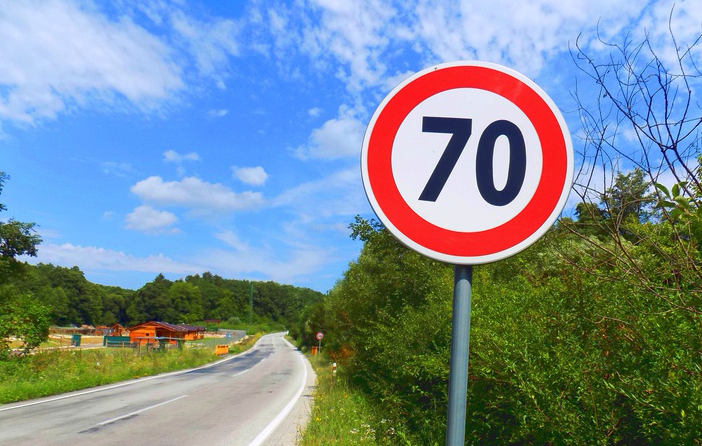
//> input picture Tutorial/DLIP_Tutorial_edge/TrafficSign1.png, 1404 x 892 px (shown at 1/2 size)
$ ./DLIP_Tutorial_edge   (built with g++ and OpenCV 4)
//> lines starting //> are read from the running program, lines starting //| are printed output that depends on the picture; after the words box and inside, x2 and y2 are one past the last pixel; in counts of white or black regions, pixels touching at a corner belong together
#include <opencv2/opencv.hpp>
#include <iostream>

using namespace cv;
using namespace std;

// 원본/전처리 이미지
Mat src1, src2;
Mat gray1, gray2;

// 결과 출력용
Mat display1, display2;

// 창 이름
const string WIN_TRAFFIC = "TrafficSign";
const string WIN_EYE = "EyePupil";

// TrafficSign용 HoughCircles 파라미터
int dp1_x10 = 10;      // 실제 dp = dp1_x10 / 10.0
int minDist1 = 50;
int param1_1 = 150;
int param2_1 = 40;
int minRadius1 = 50;
int maxRadius1 = 200;

// EyePupil용 HoughCircles 파라미터 (홍채 탐지용으로 사용)
int dp2_x10 = 20;      // 초기값 세팅
int minDist2 = 380;
int param1_2 = 106;
int param2_2 = 4;
int minRadius2 = 30;
int maxRadius2 = 100;

void detectAndShowTraffic(int, void*)
{
    if (src1.empty() || gray1.empty()) return;

    Mat blurred;
    GaussianBlur(gray1, blurred, Size(9, 9), 2, 2);

    vector<Vec3f> circles1;

    double dp = max(dp1_x10, 1) / 10.0;
    int minD = max(minDist1, 1);
    int p1 = max(param1_1, 1);
    int p2 = max(param2_1, 1);
    int minR = min(minRadius1, maxRadius1);
    int maxR = max(minRadius1, maxRadius1);

    HoughCircles(
        blurred,
        circles1,
        HOUGH_GRADIENT,
        dp, minD, p1, p2, minR, maxR
    );

    display1 = src1.clone();

    for (size_t i = 0; i < circles1.size(); i++)
    {
        Point center(cvRound(circles1[i][0]), cvRound(circles1[i][1]));
        int radius = cvRound(circles1[i][2]);

        // 중심점은 초록색
        circle(display1, center, 3, Scalar(0, 255, 0), -1, LINE_AA);
        // 표지판 테두리는 눈에 잘 띄게 노란색(0, 255, 255), 두께 4로 변경
        circle(display1, center, radius, Scalar(0, 255, 255), 4, LINE_AA);
    }

    putText(display1,
        format("dp=%.1f minDist=%d p1=%d p2=%d minR=%d maxR=%d",
            dp, minD, p1, p2, minR, maxR),
        Point(10, 30), FONT_HERSHEY_SIMPLEX, 0.7, Scalar(0, 255, 255), 2);

    putText(display1,
        format("Traffic Signs = %d", (int)circles1.size()),
        Point(10, 60), FONT_HERSHEY_SIMPLEX, 0.7, Scalar(0, 255, 255), 2);

    imshow(WIN_TRAFFIC, display1);
}

void detectAndShowEye(int, void*)
{
    if (src2.empty() || gray2.empty()) return;

    Mat blurred;
    GaussianBlur(gray2, blurred, Size(9, 9), 2, 2);

    display2 = src2.clone();

    // ---------------------------------------------------------
    // 1. 동공 (Pupil) 탐지 - 캡처화면에서 찾은 파라미터 고정 적용
    // ---------------------------------------------------------
    vector<Vec3f> pupils;
    HoughCircles(
        blurred, pupils, HOUGH_GRADIENT,
        2.0,    // dp
        380,    // minDist
        106,    // param1
        4,      // param2
        4,      // minRadius (작은 원)
        25      // maxRadius
    );

    for (size_t i = 0; i < pupils.size(); i++)
    {
        Point center(cvRound(pupils[i][0]), cvRound(pupils[i][1]));
        int radius = cvRound(pupils[i][2]);
        // 동공은 빨간색 테두리로 그리기
        circle(display2, center, 2, Scalar(0, 255, 0), -1, LINE_AA);
        circle(display2, center, radius, Scalar(0, 0, 255), 2, LINE_AA);
    }

    // ---------------------------------------------------------
    // 2. 홍채 (Iris) 탐지 - 트랙바 파라미터와 연동
    // ---------------------------------------------------------
    vector<Vec3f> irises;
    double dp = max(dp2_x10, 1) / 10.0;
    int minD = max(minDist2, 1);
    int p1 = max(param1_2, 1);
    int p2 = max(param2_2, 1);
    int minR = min(minRadius2, maxRadius2);
    int maxR = max(minRadius2, maxRadius2);

    HoughCircles(
        blurred, irises, HOUGH_GRADIENT,
        dp, minD, p1, p2, minR, maxR
    );

    for (size_t i = 0; i < irises.size(); i++)
    {
        Point center(cvRound(irises[i][0]), cvRound(irises[i][1]));
        int radius = cvRound(irises[i][2]);
        // 홍채는 파란색 테두리로 그리기
        circle(display2, center, 2, Scalar(0, 255, 255), -1, LINE_AA);
        circle(display2, center, radius, Scalar(255, 0, 0), 3, LINE_AA);
    }

    putText(display2,
        format("Iris Trackbar: dp=%.1f minDist=%d p1=%d p2=%d minR=%d maxR=%d",
            dp, minD, p1, p2, minR, maxR),
        Point(10, 30), FONT_HERSHEY_SIMPLEX, 0.6, Scalar(255, 255, 255), 2);

    putText(display2,
        format("Pupils (Red) = %d, Irises (Blue) = %d", (int)pupils.size(), (int)irises.size()),
        Point(10, 60), FONT_HERSHEY_SIMPLEX, 0.6, Scalar(255, 255, 255), 2);

    imshow(WIN_EYE, display2);
}

int main(int argc, char** argv)
{
    String filename1 = "../../image/TrafficSign1.png";
    String filename2 = "../../image/eyepupil.png";

    src1 = imread(filename1, IMREAD_COLOR);
//> src1 is the input picture: 892 rows x 1404 cols, CV_8UC3; mean B, G, R 151, 140.2, 121.6
    src2 = imread(filename2, IMREAD_COLOR);
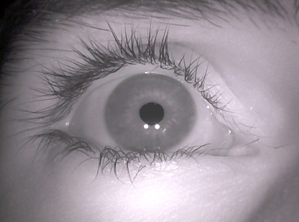
//> input picture Image/eyepupil.png, 299 x 222 px
//> src2 is the input picture: 222 rows x 299 cols, CV_8UC3; mean B, G, R 148.2, 140.6, 148.8

    if (src1.empty())
    {
        printf("Error opening TrafficSign image\n");
        return -1;
    }

    if (src2.empty())
    {
        printf("Error opening EyePupil image\n");
        return -1;
    }

    cvtColor(src1, gray1, COLOR_BGR2GRAY);
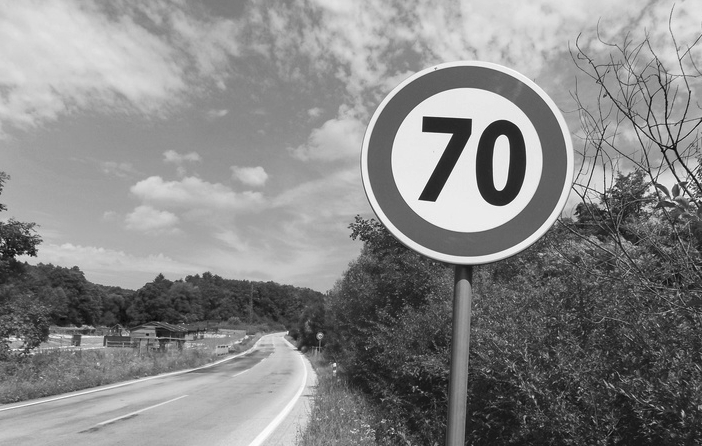
//> gray1: 892 rows x 1404 cols, CV_8UC1 (shown at 1/2 size); min 4, max 255, mean 135.9
    cvtColor(src2, gray2, COLOR_BGR2GRAY);

    namedWindow(WIN_TRAFFIC, WINDOW_AUTOSIZE);
    namedWindow(WIN_EYE, WINDOW_AUTOSIZE);

    // TrafficSign 창 트랙바
    createTrackbar("dp x10", WIN_TRAFFIC, &dp1_x10, 50, detectAndShowTraffic);
    createTrackbar("minDist", WIN_TRAFFIC, &minDist1, 500, detectAndShowTraffic);
    createTrackbar("param1", WIN_TRAFFIC, &param1_1, 500, detectAndShowTraffic);
    createTrackbar("param2", WIN_TRAFFIC, &param2_1, 500, detectAndShowTraffic);
    createTrackbar("minRadius", WIN_TRAFFIC, &minRadius1, 500, detectAndShowTraffic);
    createTrackbar("maxRadius", WIN_TRAFFIC, &maxRadius1, 500, detectAndShowTraffic);

    // EyePupil 창 트랙바 (홍채 탐지용)
    createTrackbar("dp x10", WIN_EYE, &dp2_x10, 50, detectAndShowEye);
    createTrackbar("minDist", WIN_EYE, &minDist2, 500, detectAndShowEye);
    createTrackbar("param1", WIN_EYE, &param1_2, 500, detectAndShowEye);
    createTrackbar("param2", WIN_EYE, &param2_2, 500, detectAndShowEye);
    createTrackbar("minRadius", WIN_EYE, &minRadius2, 500, detectAndShowEye);
    createTrackbar("maxRadius", WIN_EYE, &maxRadius2, 500, detectAndShowEye);

    // 초기 결과 표시
    detectAndShowTraffic(0, 0);
//> in detectAndShowTraffic, `HoughCircles( blurred, circles1, HOUGH_GRADIENT, dp, minD, p1, p2, min..`: circles1 = 6 circles (x, y, radius): [920.5, 323.5, 197.2], [1166.5, 327.5, 181.8], [967.5, 345.5, 170.8], [1238.5, 312.5, 112.2], [1021.5, 356.5, 68.2], [993.5, 299.5, 62.3]
//> the loop in detectAndShowTraffic, `for (size_t i = 0; i < circles1.size(); i++)` made 6 passes
//> (center, radius) on passes 1 to 6: (Point(920, 324), 197), (Point(1166, 328), 182), (Point(968, 346), 171), (Point(1238, 312), 112), (Point(1022, 356), 68), (Point(994, 300), 62)
//> after the loop in detectAndShowTraffic, `for (size_t i = 0; i < circles1.size(); i++)`:
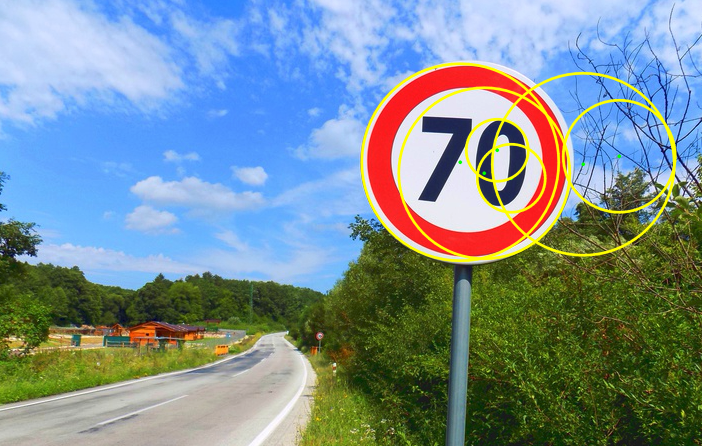
//> display1: 892 rows x 1404 cols, CV_8UC3 (shown at 1/2 size); 2.59% of pixels changed, all inside (x1, y1, x2, y2) = (720, 124, 1354, 525)
    detectAndShowEye(0, 0);
//> in detectAndShowEye, `GaussianBlur(gray2, blurred, Size(9, 9), 2, 2);`:
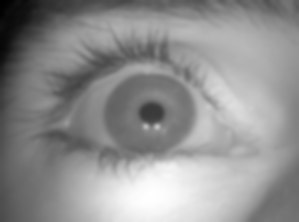
//> blurred: 222 rows x 299 cols, CV_8UC1; min 0, max 254, mean 143.9
//> in detectAndShowEye, `HoughCircles( blurred, pupils, HOUGH_GRADIENT, 2.0, 380, 106, 4, 4, 25..`: pupils = 1 circle (x, y, radius): [151, 115, 12.4]
//> the loop in detectAndShowEye, `for (size_t i = 0; i < pupils.size(); i++)` made 1 pass
//> (center, radius) on pass 1: (Point(151, 115), 12)
//> after the loop in detectAndShowEye, `for (size_t i = 0; i < pupils.size(); i++)`:
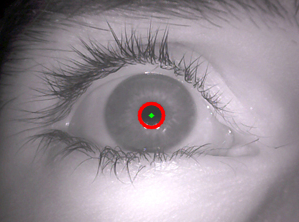
//> display2: 222 rows x 299 cols, CV_8UC3; 0.6% of pixels changed, all inside (x1, y1, x2, y2) = (137, 101, 166, 130)
//> in detectAndShowEye, `HoughCircles( blurred, irises, HOUGH_GRADIENT, dp, minD, p1, p2, minR,..`: irises = 1 circle (x, y, radius): [149, 121, 49.2]
//> the loop in detectAndShowEye, `for (size_t i = 0; i < irises.size(); i++)` made 1 pass
//> (center, radius) on pass 1: (Point(149, 121), 49)
//> after the loop in detectAndShowEye, `for (size_t i = 0; i < irises.size(); i++)`:
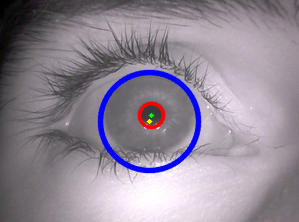
//> display2: 222 rows x 299 cols, CV_8UC3; 3.23% of pixels changed, all inside (x1, y1, x2, y2) = (97, 69, 202, 174)
//> in detectAndShowEye, `putText(display2, format("Pupils (Red) = %d, Irises (Blue) = %d", (int..`:
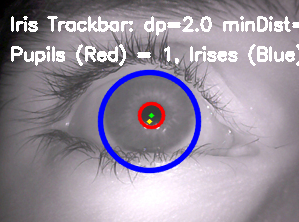
//> display2: 222 rows x 299 cols, CV_8UC3; mean B, G, R 156.4, 143.1, 151.6

    while (true)
    {
        int key = waitKey(30);
//> the Esc key is pressed
        if (key == 27) break; // ESC 종료
    }

    destroyAllWindows();
    return 0;
}
